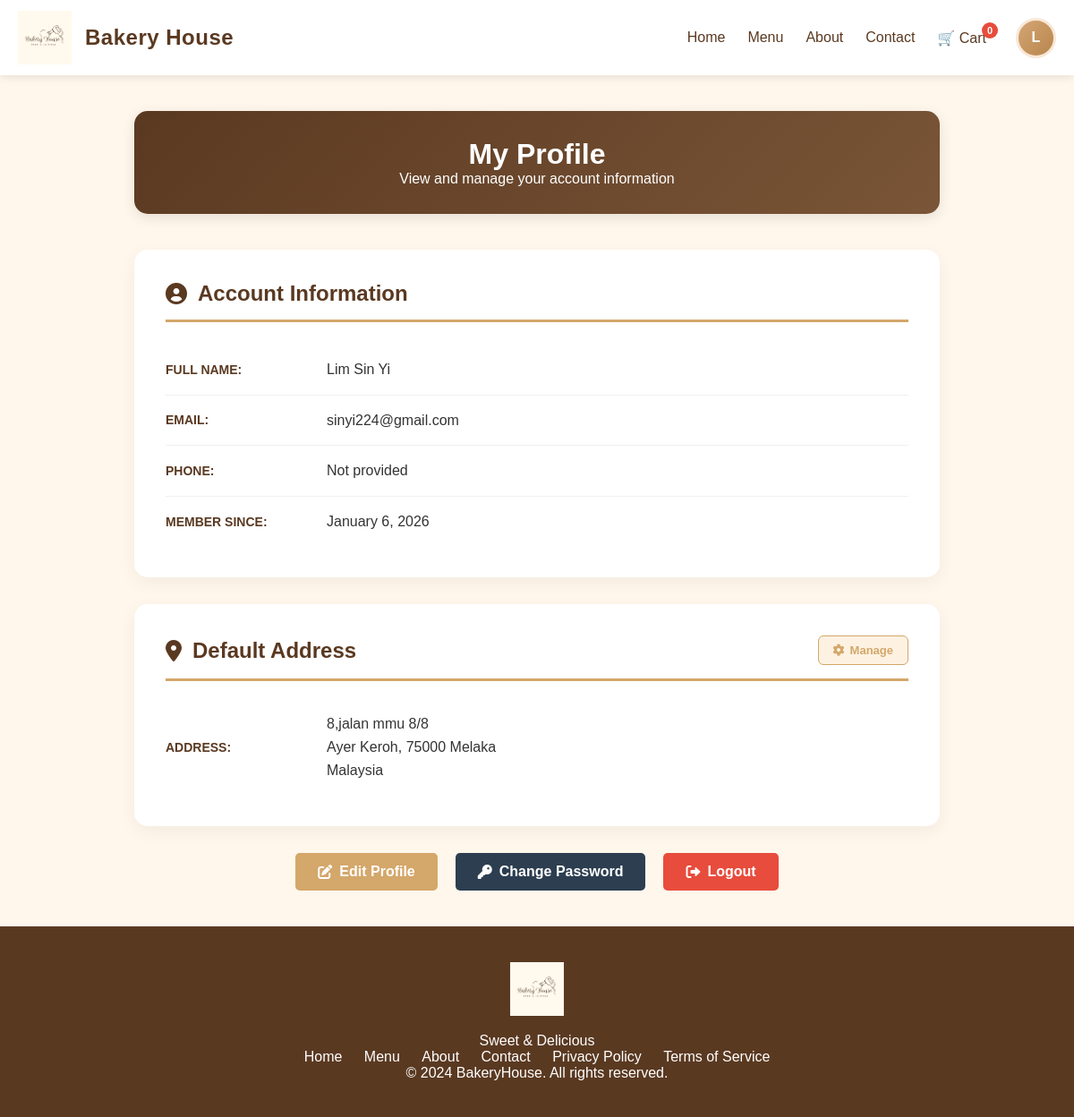
Screenshot of /profile.php (signed in) with the database file from the repository.
### tables this page shows
CREATE TABLE `user_db` (
  `id` int(11) NOT NULL,
  `name` varchar(100) NOT NULL,
  `email` varchar(255) NOT NULL,
  `password` varchar(255) NOT NULL,
  `phone` varchar(20) DEFAULT NULL,
  `created_at` timestamp NOT NULL DEFAULT current_timestamp(),
  `updated_at` timestamp NOT NULL DEFAULT current_timestamp() ON UPDATE current_timestamp()
);

CREATE TABLE `user_addresses` (
  `id` int(11) NOT NULL,
  `user_id` int(11) NOT NULL,
  `address_text` text NOT NULL,
  `is_default` tinyint(1) DEFAULT 0,
  `updated_at` timestamp NOT NULL DEFAULT current_timestamp() ON UPDATE current_timestamp()
);

### profile.php (the view, shortened to what this page needs)
<?php
require_once 'config.php';
$userId = $_SESSION['user_id'];
try {
    $query = "SELECT name, email, phone, created_at FROM user_db WHERE id = ?";
    $stmt = $pdo->prepare($query);
    $stmt->execute([$userId]);
    $user = $stmt->fetch(PDO::FETCH_ASSOC);
    if ($user) {
        $name = htmlspecialchars($user['name']);
        $email = htmlspecialchars($user['email']);
        $phone = htmlspecialchars($user['phone'] ?? 'Not provided');
        $memberSince = date("F j, Y", strtotime($user['created_at']));
        $addrQuery = "SELECT address_text FROM user_addresses WHERE user_id = ? AND is_default = 1 LIMIT 1";
        $addrStmt = $pdo->prepare($addrQuery);
        $addrStmt->execute([$userId]);
        $defaultAddr = $addrStmt->fetch(PDO::FETCH_ASSOC);
        $address_display = "No default address set";
        if ($defaultAddr) {
            $raw_address = $defaultAddr['address_text'];
            if (strpos($raw_address, '|') !== false) {
                $parts = explode('|', $raw_address);
                if (count($parts) >= 3) {
                    $addrLine = htmlspecialchars($parts[2]);
                    $addrArea = ($parts[0] === 'other' && isset($parts[3])) ? htmlspecialchars($parts[3]) : htmlspecialchars($parts[0]);
                    $addrPost = htmlspecialchars($parts[1]);
                    $address_display = "$addrLine<br>$addrArea, $addrPost Melaka<br>Malaysia";
                }
            }
            elseif (strpos($raw_address, ', ') !== false) {
                $address_display = nl2br(htmlspecialchars($raw_address));
            }
            else {
                $address_display = htmlspecialchars($raw_address);
            }
        }
    } else {
        session_destroy();
        header("Location: User_Login.php");
        exit();
    }
} catch (PDOException $e) {
    die("Error: " . $e->getMessage());
}
?>
<!DOCTYPE html>
<html lang="en">
<head>
    <link rel="stylesheet" href="profile.css">
    <link rel="stylesheet" href="https://cdnjs.cloudflare.com/ajax/libs/font-awesome/6.0.0/css/all.min.css">
</head>
<body>
    <?php include 'header.php'; ?>
    <main class="profile-page">
        <div class="profile-container">
            <div class="profile-header">
                <h1>My Profile</h1>
                <p>View and manage your account information</p>
            </div>
            <div class="info-card">
                <h2><i class="fas fa-user-circle"></i> Account Information</h2>
                <div class="info-row">
                    <div class="info-label">FULL NAME:</div>
                    <div class="info-value"><?php echo $name; ?></div>
                </div>
                <div class="info-row">
                    <div class="info-label">EMAIL:</div>
                    <div class="info-value"><?php echo $email; ?></div>
                </div>
                <div class="info-row">
                    <div class="info-label">PHONE:</div>
                    <div class="info-value"><?php echo $phone; ?></div>
                </div>
                <div class="info-row">
                    <div class="info-label">MEMBER SINCE:</div>
                    <div class="info-value"><?php echo $memberSince; ?></div>
                </div>
            </div>
            <div class="info-card">
                <div class="address-header" style="display: flex; justify-content: space-between; align-items: center; margin-bottom: 20px;">
                    <h2 style="border-bottom: none; margin-bottom: 0;"><i class="fas fa-map-marker-alt"></i> Default Address</h2>
                    <a href="manageaddress.php" class="btn-manage-address" style="text-decoration: none; color: #d4a76a; font-weight: bold;">
                        <i class="fas fa-cog"></i> Manage
                    </a>
                </div>
                <div class="info-row">
                    <div class="info-label">ADDRESS:</div>
                    <div class="info-value" style="line-height: 1.6;"><?php echo $address_display; ?></div>
                </div>
            </div>
            <div class="action-buttons">
                <a href="editprofile.php" class="btn btn-edit">
                    <i class="fas fa-edit"></i> Edit Profile
                </a>
                <a href="changepassword.php" class="btn btn-change-password">
                    <i class="fas fa-key"></i> Change Password
                </a>
                <a href="logout.php" class="btn btn-logout">
                    <i class="fas fa-sign-out-alt"></i> Logout
                </a>
            </div>
        </div>
    </main>
    <footer>
        <div class="container">
            <div class="footer-content">
                <div class="footer-logo">
                    <img src="Bakery House Logo.png" alt="BakeryHouse">
                </div>
                <p>Sweet & Delicious</p>
                <div class="footer-links">
                    <a href="mainpage.php">Home</a>
                    <a href="menu.php">Menu</a>
                    <a href="about_us.php">About</a>
                    <a href="contact_us.php">Contact</a>
                    <a href="privacypolicy.php">Privacy Policy</a>
                    <a href="termservice.php">Terms of Service</a>
                </div>
                <p>&copy; 2024 BakeryHouse. All rights reserved.</p>
            </div>
        </div>
    </footer>
</body>
</html>

### header.php (shortened to what this page needs)
<?php
$isLoggedIn = isset($_SESSION['logged_in']) && $_SESSION['logged_in'] === true;
$userName   = $isLoggedIn ? ($_SESSION['user_name'] ?? 'User') : '';
$cur_file  = basename($_SERVER['PHP_SELF']);
?>
<link rel="stylesheet" href="header.css">
<header class="main-header">
    <div class="header-navbar navbar">
        <a href="mainpage.php" class="logo-brand">
            <img src="Bakery House Logo.png" alt="Bakery House">
            <span class="brand-name">Bakery House</span>
        </a>
        <ul class="nav-links">
            <li>
                <a href="mainpage.php"
                   class="<?= ($cur_file === 'mainpage.php') ? 'active' : '' ?>">
                    Home
                </a>
            </li>
            <li>
                <a href="menu.php"
                   class="<?= ($cur_file === 'menu.php') ? 'active' : '' ?>">
                    Menu
                </a>
            </li>
            <li>
                <a href="about_us.php"
                   class="<?= ($cur_file === 'about_us.php') ? 'active' : '' ?>">
                    About
                </a>
            </li>
            <li>
                <a href="contact_us.php"
                   class="<?= ($cur_file === 'contact_us.php') ? 'active' : '' ?>">
                    Contact
                </a>
            </li>
            <li class="cart-icon cart-icon-wrapper">
    <a href="cart.php" class="cart-link" onclick="return checkCartLogin(event)">
        🛒 Cart
        <span class="cart-count">
            <?= isset($_SESSION['cart']) ? count($_SESSION['cart']) : 0 ?>
        </span>
    </a>
</li>
            <?php if ($isLoggedIn): ?>
                <li class="user-menu-wrapper">
                    <div class="user-icon-circle" id="userAvatar">
                        <?= strtoupper(substr($userName, 0, 1)) ?>
                    </div>
                </li>
            <?php endif; ?>
        </ul>
    </div>
</header>

### profile.css (style rules this page uses)
* { margin: 0; padding: 0; box-sizing: border-box; }
body { display: flex; flex-direction: column; min-height: 100vh; background-color: #fff7ec; font-family: 'Segoe UI', Tahoma, sans-serif; color: #000000; padding-top: 85px; }
.container { max-width: 1200px; margin: 0 auto; padding: 0 20px; }
main.profile-page { flex: 1; padding-bottom: 40px; padding-top: 40px; }
.profile-container { max-width: 900px; margin: 0 auto; }
.profile-header { padding: 30px; background: linear-gradient(135deg, #5a3921 0%, #7a5537 100%); border-radius: 15px; color: white; text-align: center; margin-bottom: 40px; box-shadow: 0 4px 15px rgba(0,0,0,0.1); }
.info-card { padding: 35px; background: white; border-radius: 15px; box-shadow: 0 6px 20px rgba(0, 0, 0, 0.05); margin-bottom: 30px; }
.info-card h2 { display: flex; align-items: center; gap: 12px; padding-bottom: 15px; border-bottom: 3px solid #d4a76a; color: #5a3921; margin-bottom: 25px; }
.address-header { display: flex; justify-content: space-between; align-items: center; margin-bottom: 25px; padding-bottom: 15px; border-bottom: 3px solid #d4a76a; }
.address-header h2 { border-bottom: none; margin-bottom: 0; padding-bottom: 0; }
.info-row { display: flex; align-items: center; padding: 15px 0; border-bottom: 1px solid #f0f0f0; }
.info-row:last-child { border-bottom: none; }
.info-label { min-width: 180px; color: #5a3921; font-weight: 700; font-size: 14px; }
.info-value { flex: 1; color: #333; line-height: 1.6; }
.action-buttons { display: flex; justify-content: center; flex-wrap: wrap; gap: 20px; margin-top: 30px; }
.btn { display: inline-flex; align-items: center; gap: 8px; padding: 12px 25px; border-radius: 5px; color: white; font-weight: 600; text-decoration: none; transition: 0.3s; }
.btn-edit { background: #d4a76a; }
.btn-change-password { background: #2c3e50; }
.btn-logout { background: #e74c3c; }
.btn-manage-address { display: inline-flex; align-items: center; gap: 6px; padding: 8px 16px; background-color: #fdf2e2; border: 1px solid #d4a76a; border-radius: 6px; color: #5a3921; font-size: 13px; font-weight: 600; text-decoration: none; transition: all 0.3s ease; }
footer { padding: 40px 0; background-color: #5a3921; color: white; text-align: center; }
.footer-logo img { height: 60px; margin-bottom: 15px; }
.footer-links a { margin: 0 10px; color: white; text-decoration: none; transition: color 0.3s; }

### rows the page displays
user_db: name "Lim Sin Yi", email "sinyi224@gmail.com", phone "Not provided", created_at "January 6, 2026"
user_addresses: address_text "8,jalan mmu 8/8", address_text "Ayer Keroh", address_text "75000"

### other values shown
substr($userName, 0, 1) "L"
